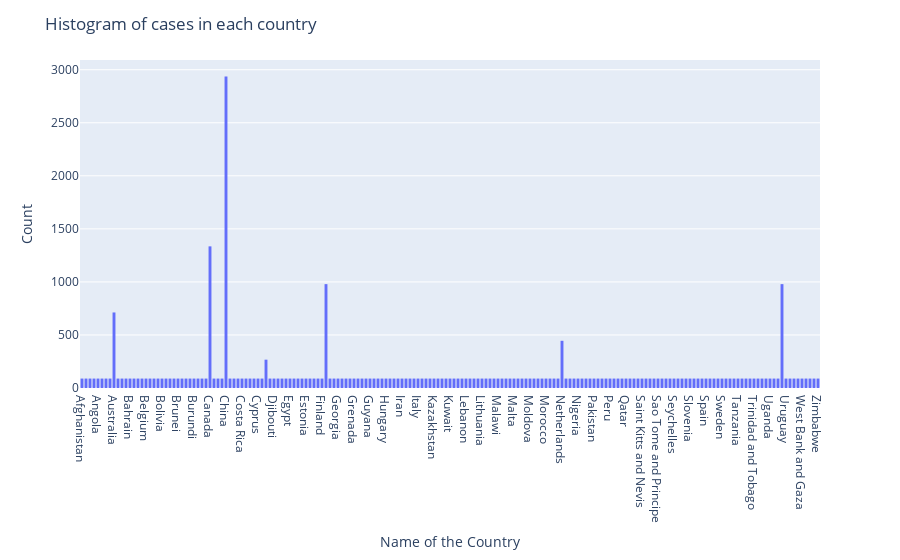

The notebook cell saved with this chart:
### Markdown cell above
The count of cases in each country can be represented as a histogram below:

### Code cell
# Plotting the histogram

histogram_countries = univariate_analysis['Country/Region']
fig = px.histogram(histogram_countries, x= "Country/Region")
fig.update_layout(
    title_text='Histogram of cases in each country', # title of plot
    xaxis_title_text='Name of the Country', # xaxis label
    yaxis_title_text='Count', # yaxis label
    bargap=0.2, # gap between bars of adjacent location coordinates
    bargroupgap=0.1 # gap between bars of the same location coordinates
)
fig.show()

### Figure 1 — Plotly figure (JSON) as saved in the notebook; plotly's stock layout.template omitted (floating-point values rounded to 4 significant figures; data arrays with more than 128 entries replaced by an {"elided": "..."} marker saying what was removed)
{"data": [{"alignmentgroup": "True", "bingroup": "x", "hoverlabel": {"namelength": 0}, "hovertemplate": "Country/Region=%{x}<br>count=%{y}", "legendgroup": "", "marker": {"color": "#636efa"}, "name": "", "offsetgroup": "", "orientation": "v", "showlegend": false, "type": "histogram", "x": {"elided": "23496 str values"}, "xaxis": "x", "yaxis": "y"}], "layout": {"bargap": 0.2, "bargroupgap": 0.1, "barmode": "relative", "legend": {"tracegroupgap": 0}, "margin": {"t": 60}, "title": {"text": "Histogram of cases in each country"}, "xaxis": {"anchor": "y", "domain": [0, 1], "title": {"text": "Name of the Country"}}, "yaxis": {"anchor": "x", "domain": [0, 1], "title": {"text": "Count"}}}}
